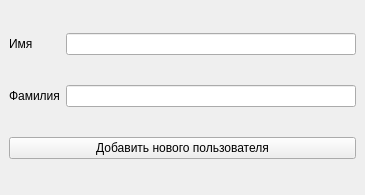
<?xml version="1.0" encoding="UTF-8"?>
<ui version="4.0">
 <class>new_user</class>
 <widget class="QMainWindow" name="new_user">
  <property name="geometry">
   <rect>
    <x>0</x>
    <y>0</y>
    <width>365</width>
    <height>195</height>
   </rect>
  </property>
  <property name="minimumSize">
   <size>
    <width>365</width>
    <height>195</height>
   </size>
  </property>
  <property name="maximumSize">
   <size>
    <width>365</width>
    <height>195</height>
   </size>
  </property>
  <property name="windowTitle">
   <string>Добавить нового пользователя</string>
  </property>
  <widget class="QWidget" name="centralwidget">
   <layout class="QGridLayout" name="gridLayout">
    <item row="0" column="0">
     <widget class="QLabel" name="label_name">
      <property name="text">
       <string>Имя</string>
      </property>
     </widget>
    </item>
    <item row="0" column="1">
     <widget class="QLineEdit" name="lineEdit_name"/>
    </item>
    <item row="1" column="0">
     <widget class="QLabel" name="label_surnmae">
      <property name="text">
       <string>Фамилия</string>
      </property>
     </widget>
    </item>
    <item row="1" column="1">
     <widget class="QLineEdit" name="lineEdit_surname"/>
    </item>
    <item row="2" column="0" colspan="2">
     <widget class="QPushButton" name="pushButton_create">
      <property name="text">
       <string>Добавить нового пользователя</string>
      </property>
     </widget>
    </item>
   </layout>
  </widget>
 </widget>
 <resources/>
 <connections/>
</ui>
